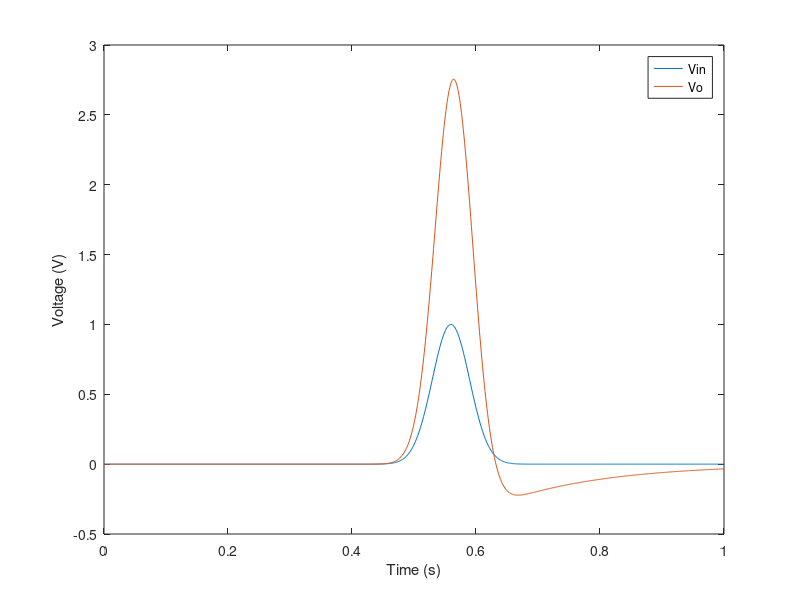
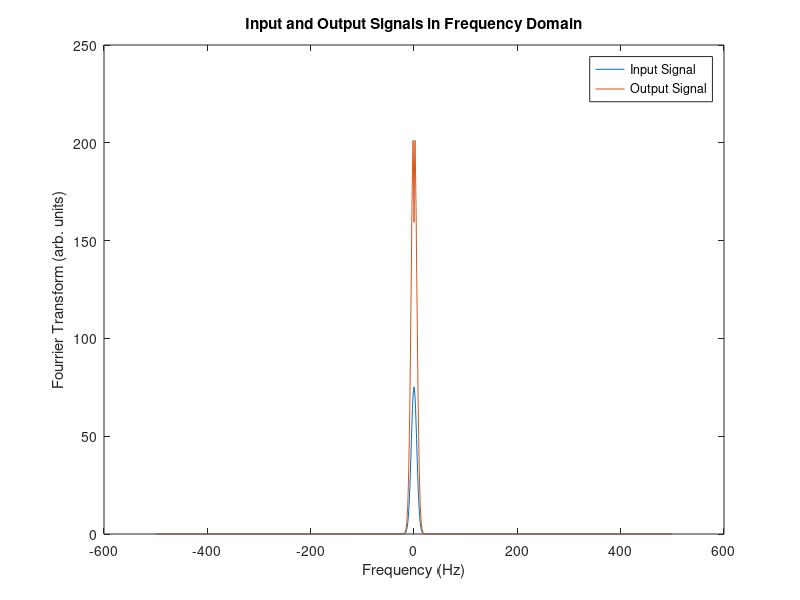
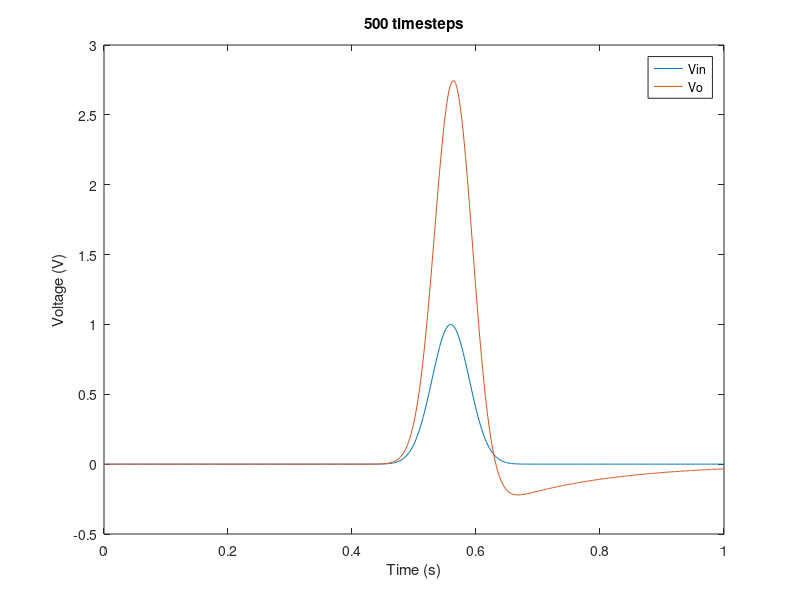
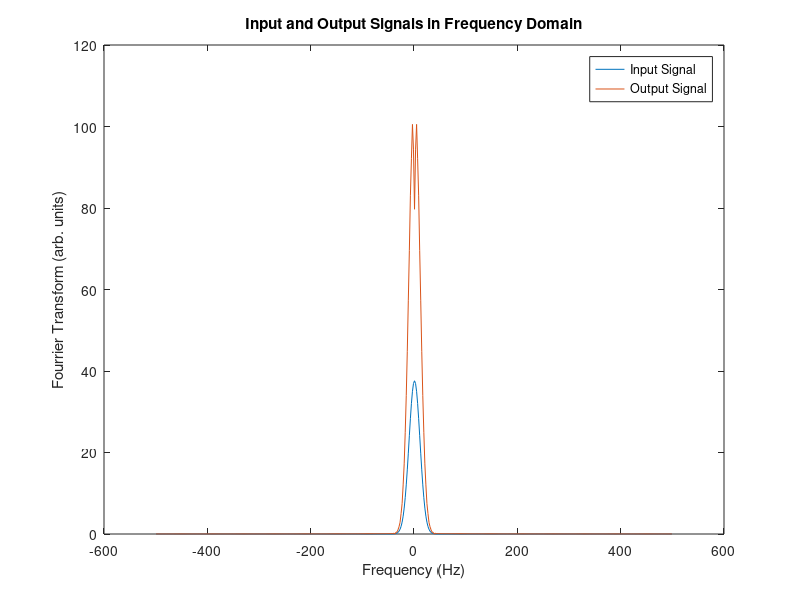

These charts were generated, in order, by the following MATLAB code:
clear

R1 = 1;
C1 = 0.25;
R2 = 2;
L = 0.2;
R3 = 33.29; %taken from linear fit from Q1 & Q2
a = 100;
R4 = 0.1;
Ro = 1000;

G1 = 1/R1;
G2 = 1/R2;
G3 = 1/R3;
G4 = 1/R4;
Go = 1/Ro;


% i) Time Domain
%1 V1 = Vin;
%2 (d(V1-V2)/dt)*C + (V1-V2)*G1 + Iin = 0
%3 (d(V2-V1)/dt)*C + (V2-V1)*G1 + V2*G2 + IL = 0
%4 V2-V3 = L*(d(IL)/dt)  % V2-V3 - 1i*omega*(L)*IL = 0
%5 I3 = V3*G3
%6 IL+I3 = 0
%7 V4 = a*I3
%8 (V4-Vo)*G4 + I4 = 0
%9 (Vo-V4)*G4 + Vo*Go = 0



%iii) Matrices
omega = 0;
N = 9;

%X = [V1 V2 V3 V4 Vo Iin IL I3 I4];
n3 = 3;
no = 5;

G = zeros(N);  
F = zeros(N,1);
C = zeros(N);
CFinal = C.*(1i*omega);


G(1,1) = 1;

G(2,1) = G1; G(2,2) = -G1; G(2,6) = 1;
C(2,1) = C1; C(2,2) = -C1;

G(3,1) = -G1; G(3,2) = G1 + G2; G(3,7) = 1;
C(3,1) = -C1; C(3,2) = C1;

G(4,2) = 1; G(4,3) = -1;
% C(4,7) = -L;
C(4,7) = L;

G(5,3) = G3; G(5,8) = -1;

G(6,7) = 1; G(6,8) = 1;

G(7,4) = 1; G(7,8) = -a;

G(8,4) = G4; G(8,5) = -G4; G(8,9) = 1;

G(9,4) = -G4; G(9,5) = G4 + Go;


Vin = [];
Vo = [];
Vp = zeros(N,1);

tstop = 1;
tstep = 1/1000;

inputA = 0;
inputB = 0;
inputC = 1;

freq = 1/0.03;
% freq = 1/0.3;
% freq = 1/0.009;
% freq = 1/0.09;

std = 0.03;
delay = 0.06;

%x = linspace(0,1000,1000);
mu = 560;
sig = 30;
amp = 1;
vo = 0;
gaus = @(i,mu,sig,amp,vo)amp*exp(-(((i-mu).^2)/(2*sig.^2)))+vo;

T = linspace(0,tstop,1000);

for i = 1:1000
    t(i) = i*tstep;
    
    if t(i) < 0.03 && inputA == 1
        Vin(i) = 0;
    elseif t(i) >= 0.03 && inputA == 1
        Vin(i) = 1;
        
    elseif inputB ==1
        Vin(i) = sin(2*pi*freq*t(i));
        
    elseif inputC == 1
        Vin(i) = gaus(i,mu,sig,amp,vo);
    end
    
    F(1) = Vin(i);
    
    H = C/tstep + G;
    V = H\(F + ((C/tstep)*Vp));
    
    Vo(i) = V(no);
    Vp = V;
end


% iii)
figure(1)
plot(T,Vin)
hold on
plot(T,Vo)
hold off
xlabel('Time (s)')
ylabel('Voltage (V)')
legend('Vin','Vo')
% title('Frequency = 1/(0.09) Hz')


% iv)
% source of sample code: https://www.mathworks.com/help/matlab/ref/fft.html

Fs = 1000;
t_v= T; 
L = length(t_v); % Signal length

n = L;

FFTin = fft(Vin,n);
FFTout = fft(Vo,n);

f =Fs*([(((-n/2)+1):0)/n  (1:(n/2))/n]-1/Fs);

figure(2)
plot(f,fftshift(abs(FFTin)));
hold on
plot(f,fftshift(abs(FFTout))) 
hold off
title('Input and Output Signals in Frequency Domain')
xlabel('Frequency (Hz)')
ylabel('Fourrier Transform (arb. units)')
legend('Input Signal','Output Signal')





% v)
tstep = 1/500;
% tstep = 1/100;
% tstep = 1/50;

Vin = [];
Vo = [];
Vp = zeros(N,1);

tstop = 1;

freq = 1/0.03;

std = 0.03;
delay = 0.06;


mu = 0.56/tstep;
sig = 0.03/tstep;
amp = 1;
vo = 0;
gaus = @(i,mu,sig,amp,vo)amp*exp(-(((i-mu).^2)/(2*sig.^2)))+vo;

T = linspace(0,tstop,1/tstep);

if tstep == 1/500
    for i = 1:500
        t(i) = i*tstep;

        if t(i) < 0.03 && inputA == 1
            Vin(i) = 0;
        elseif t(i) >= 0.03 && inputA == 1
            Vin(i) = 1;

        elseif inputB ==1
            Vin(i) = sin(2*pi*freq*t(i));

        elseif inputC == 1
            Vin(i) = gaus(i,mu,sig,amp,vo);
        end

        F(1) = Vin(i);

        H = C/tstep + G;
        V = H\(F + ((C/tstep)*Vp));

        Vo(i) = V(no);
        Vp = V;
    end
    
elseif tstep == 1/100
    for i = 1:100
    t(i) = i*tstep;
    
    if t(i) < 0.03 && inputA == 1
        Vin(i) = 0;
    elseif t(i) >= 0.03 && inputA == 1
        Vin(i) = 1;
        
    elseif inputB ==1
        Vin(i) = sin(2*pi*freq*t(i));
        
    elseif inputC == 1
        Vin(i) = gaus(i,mu,sig,amp,vo);
    end
    
    F(1) = Vin(i);
    
    H = C/tstep + G;
    V = H\(F + ((C/tstep)*Vp));
    
    Vo(i) = V(no);
    Vp = V;
    end
    
elseif tstep == 1/50
    for i = 1:50
    t(i) = i*tstep;
    
    if t(i) < 0.03 && inputA == 1
        Vin(i) = 0;
    elseif t(i) >= 0.03 && inputA == 1
        Vin(i) = 1;
        
    elseif inputB ==1
        Vin(i) = sin(2*pi*freq*t(i));
        
    elseif inputC == 1
        Vin(i) = gaus(i,mu,sig,amp,vo);
    end
    
    F(1) = Vin(i);
    
    H = C/tstep + G;
    V = H\(F + ((C/tstep)*Vp));
    
    Vo(i) = V(no);
    Vp = V;
end

end


figure(3)
plot(T,Vin)
hold on
plot(T,Vo)
hold off
xlabel('Time (s)')
ylabel('Voltage (V)')
legend('Vin','Vo')
title('500 timesteps')



Fs = 1000;
t_v= T; 
L = length(t_v); % Signal length

n = L;

FFTin = fft(Vin,n);
FFTout = fft(Vo,n);

f =Fs*([(((-n/2)+1):0)/n  (1:(n/2))/n]-1/Fs);

figure(4)
plot(f,fftshift(abs(FFTin)));
hold on
plot(f,fftshift(abs(FFTout))) 
hold off
title('Input and Output Signals in Frequency Domain')
xlabel('Frequency (Hz)')
ylabel('Fourrier Transform (arb. units)')
legend('Input Signal','Output Signal')

